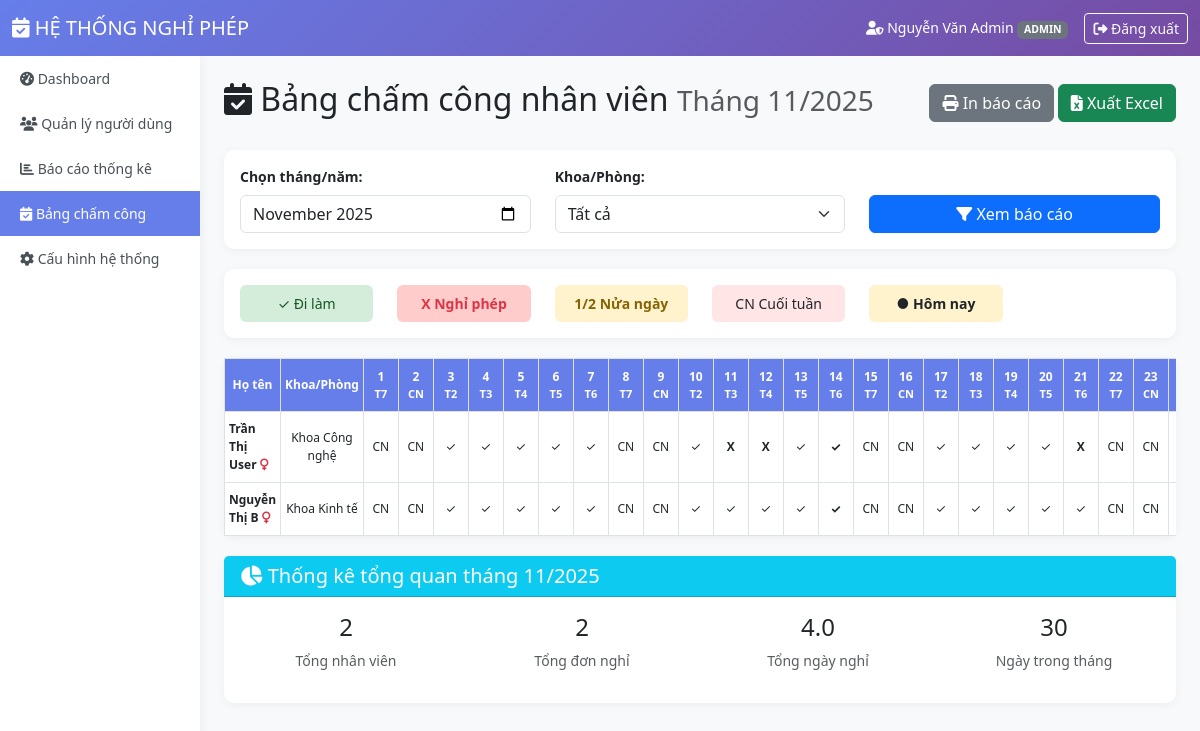
The app's page /views/admin/employee_report.php (signed in) with its own data.
### tables this page shows
CREATE TABLE `nguoidung` (
  `MaNguoiDung` varchar(50) NOT NULL,
  `TenDangNhap` varchar(50) NOT NULL,
  `MatKhau` varchar(255) NOT NULL,
  `HoTen` varchar(100) NOT NULL,
  `Email` varchar(100) NOT NULL,
  `GioiTinh` enum('Nam','Nu') DEFAULT 'Nam',
  `ViTri` varchar(100) NOT NULL,
  `KhoaPhong` varchar(100) DEFAULT NULL,
  `MaVaiTro` int(11) NOT NULL DEFAULT 2,
  `NamBatDauLamViec` datetime DEFAULT NULL,
  `SoNgayPhepNam` int(11) DEFAULT 12,
  `SoNgayPhepDaDung` decimal(5,1) DEFAULT 0.0,
  `SoNgayPhepTonNamTruoc` decimal(5,1) DEFAULT 0.0 COMMENT 'Số ngày phép tồn từ năm trước (chỉ dùng được trong Q1)',
  `NamPhepTon` int(11) DEFAULT NULL,
  `NgayTao` timestamp NOT NULL DEFAULT current_timestamp()
);

### views/admin/employee_report.php (the view, shortened to what the rows shown need)
<?php
$pdo = getDBConnection();
$selectedMonth = isset($_GET['month']) ? $_GET['month'] : date('Y-m');
$selectedYear = date('Y', strtotime($selectedMonth . '-01'));
$selectedMonthNum = date('m', strtotime($selectedMonth . '-01'));
$daysInMonth = cal_days_in_month(CAL_GREGORIAN, $selectedMonthNum, $selectedYear);
$firstDay = "$selectedYear-$selectedMonthNum-01";
$lastDay = "$selectedYear-$selectedMonthNum-$daysInMonth";
$whereKhoaPhong = "";
$sql = "
    SELECT
        n.MaNguoiDung,
        n.HoTen,
        n.Email,
        n.KhoaPhong,
        n.ViTri,
        n.GioiTinh,
        n.SoNgayPhepNam,
        n.SoNgayPhepDaDung,
        (n.SoNgayPhepNam - n.SoNgayPhepDaDung) as SoNgayPhepConLai,
        v.TenVaiTro
    FROM NguoiDung n
    JOIN VaiTro v ON n.MaVaiTro = v.MaVaiTro
    WHERE v.TenVaiTro = 'USER'
    $whereKhoaPhong
    ORDER BY n.KhoaPhong, n.HoTen
";
$stmt = $pdo->prepare($sql);
$params = [];
$stmt->execute($params);
$employees = $stmt->fetchAll();
$stmt = $pdo->prepare("
    SELECT
        d.*,
        n.MaNguoiDung
    FROM DonNghiPhep d
    JOIN NguoiDung n ON d.MaNguoiDung = n.MaNguoiDung
    WHERE d.TrangThai = 'ACCEPT'
    AND (
        (d.NgayBatDauNghi <= ? AND d.NgayKetThucNghi >= ?)
        OR (d.NgayBatDauNghi BETWEEN ? AND ?)
        OR (d.NgayKetThucNghi BETWEEN ? AND ?)
    )
    $whereKhoaPhong
");
$leaveParams = [$lastDay, $firstDay, $firstDay, $lastDay, $firstDay, $lastDay];
$stmt->execute($leaveParams);
$leaves = $stmt->fetchAll();
$leavesByUser = [];
foreach ($leaves as $leave) {
    $userId = $leave['MaNguoiDung'];
    if (!isset($leavesByUser[$userId])) {
        $leavesByUser[$userId] = [];
    }
    $leavesByUser[$userId][] = $leave;
}
function isDateInLeave($date, $leaves) {
    foreach ($leaves as $leave) {
        $startDate = $leave['NgayBatDauNghi'];
        $endDate = $leave['NgayKetThucNghi'];
        if ($date >= $startDate && $date <= $endDate) {
            $info = [
                'isLeave' => true,
                'loaiPhep' => $leave['LoaiPhep'],
                'maDon' => $leave['MaDon']
            ];
            return $info;
        }
    }
    return ['isLeave' => false];
}
?>
<!DOCTYPE html>
<html lang="vi">
<head>
    <link href="https://cdn.jsdelivr.net/npm/bootstrap@5.3.0/dist/css/bootstrap.min.css" rel="stylesheet">
    <link rel="stylesheet" href="https://cdnjs.cloudflare.com/ajax/libs/font-awesome/6.4.0/css/all.min.css">
</head>
<body>
    <div class="container-fluid">
        <div class="row">
            <div class="col-md-10 p-4">
                <div class="d-flex justify-content-between align-items-center mb-4">
                    <h2>
                        <i class="fas fa-calendar-check"></i> Bảng chấm công nhân viên
                        <small class="text-muted">Tháng <?= $selectedMonthNum ?>/<?= $selectedYear ?></small>
                    </h2>
                </div>
                <div class="card">
                    <div class="card-body p-0">
                        <div class="table-container">
                            <table class="table table-bordered attendance-table mb-0" id="attendanceTable">
                                <thead>
                                    <tr>
                                        <th rowspan="2" class="sticky-col" style="width: 150px;">Họ tên</th>
                                        <th rowspan="2" style="width: 120px;">Khoa/Phòng</th>
                                        <?php for ($day = 1; $day <= $daysInMonth; $day++): ?>
                                            <?php
                                            $currentDate = "$selectedYear-$selectedMonthNum-" . str_pad($day, 2, '0', STR_PAD_LEFT);
                                            $dayOfWeek = date('w', strtotime($currentDate));
                                            $isWeekend = ($dayOfWeek == 0 || $dayOfWeek == 6);
                                            $isToday = ($currentDate == date('Y-m-d'));
                                            $cellClass = $isWeekend ? 'weekend' : '';
                                            $cellClass .= $isToday ? ' today' : '';
                                            ?>
                                            <th class="day-cell <?= $cellClass ?>">
                                                <div><?= $day ?></div>
                                                <div class="day-header">
                                                    <?php
                                                    $dayNames = ['CN', 'T2', 'T3', 'T4', 'T5', 'T6', 'T7'];
                                                    echo $dayNames[$dayOfWeek];
                                                    ?>
                                                </div>
                                            </th>
                                        <?php endfor; ?>
                                    </tr>
                                </thead>
                                <tbody>
                                    <?php foreach ($employees as $employee): ?>
                                    <?php
                                    $userId = $employee['MaNguoiDung'];
                                    $userLeaves = isset($leavesByUser[$userId]) ? $leavesByUser[$userId] : [];
                                    $totalLeaveDays = 0;
                                    ?>
                                    <tr>
                                        <td class="sticky-col text-start">
                                            <strong><?= htmlspecialchars($employee['HoTen']) ?></strong>
                                            <?php if ($employee['GioiTinh'] == 'Nu'): ?>
                                                <i class="fas fa-venus text-danger"></i>
                                            <?php endif; ?>
                                        </td>
                                        <td><?= htmlspecialchars($employee['KhoaPhong']) ?></td>
                                        <?php for ($day = 1; $day <= $daysInMonth; $day++): ?>
                                            <?php
                                            $currentDate = "$selectedYear-$selectedMonthNum-" . str_pad($day, 2, '0', STR_PAD_LEFT);
                                            $dayOfWeek = date('w', strtotime($currentDate));
                                            $isWeekend = ($dayOfWeek == 0 || $dayOfWeek == 6);
                                            $isToday = ($currentDate == date('Y-m-d'));
                                            $leaveInfo = isDateInLeave($currentDate, $userLeaves);
                                            $cellClass = '';
                                            $cellContent = '';
                                            $title = '';
                                            if ($isWeekend) {
                                                $cellClass = 'weekend';
                                                $cellContent = 'CN';
                                            } elseif ($leaveInfo['isLeave']) {
                                                if (isset($leaveInfo['halfDay'])) {
                                                    $cellClass = 'half-day';
                                                    $cellContent = $leaveInfo['halfDay'] == 'Sang' ? '½S' : '½C';
                                                    $totalLeaveDays += 0.5;
                                                    $title = $leaveInfo['loaiPhep'] . ' - ' .
                                                            ($leaveInfo['halfDay'] == 'Sang' ? 'Buổi sáng' : 'Buổi chiều') .
                                                            ' - ' . $leaveInfo['maDon'];
                                                } else {
                                                    $cellClass = 'on-leave';
                                                    $cellContent = 'X';
                                                    $totalLeaveDays += 1;
                                                    $title = $leaveInfo['loaiPhep'] . ' - ' . $leaveInfo['maDon'];
                                                }
                                            } else {
                                                $cellClass = 'working';
                                                $cellContent = '✓';
                                                $title = 'Đi làm';
                                            }
                                            if ($isToday) {
                                                $cellClass .= ' today';
                                            }
                                            ?>
                                            <td class="day-cell <?= $cellClass ?>" title="<?= $title ?>">
                                                <?= $cellContent ?>
                                            </td>
                                        <?php endfor; ?>
                                    </tr>
                                    <?php endforeach; ?>
                                </tbody>
                            </table>
                        </div>
                    </div>
                </div>
            </div>
        </div>
    </div>
</body>
</html>

### records on screen
nguoidung: HoTen "Trần Thị User", GioiTinh "Nu" (drawn), KhoaPhong "Khoa Công nghệ", cellContent "CN", MaNguoiDung "✓", cellContent "X"
nguoidung: HoTen "Nguyễn Thị B", GioiTinh "Nu" (drawn), KhoaPhong "Khoa Kinh tế", cellContent "CN", MaNguoiDung "✓"

### other values on screen
$currentUser['fullname'] "Nguyễn Văn Admin"
$badges[$role] "ADMIN"
$selectedMonthNum "11"
$selectedYear "2025"
$dayNames[$dayOfWeek] "T7"
$dayNames[$dayOfWeek] "CN"
$dayNames[$dayOfWeek] "T2"
$dayNames[$dayOfWeek] "T3"
$dayNames[$dayOfWeek] "T4"
$dayNames[$dayOfWeek] "T5"
$dayNames[$dayOfWeek] "T6"
count($employees) "2"
count($leaves) "2"
array_sum(array_column($leaves, 'SoNgayNghi')) "4.0"
$daysInMonth "30"
